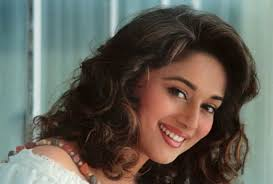
#> input picture Image Operation/Madhuri.jpg, 273 x 184 px
$ python 'Transpose Image.py'
#> lines starting #> are read from the running program, lines starting #| are printed output that depends on the picture
import cv2
import numpy as np
img = cv2.imread('Madhuri.jpg')
#> img is the input picture: shape (184, 273, 3); mean B, G, R 87.5, 96.5, 99.8

cv2.imshow('ORIGIONAL IMAGE', img)
cv2.waitKey(0)

Trans_Img = cv2.transpose(img)
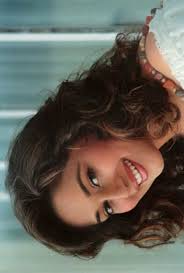
#> Trans_Img: shape (273, 184, 3); mean B, G, R 87.5, 96.5, 99.8
cv2.imshow("Tranpose", Trans_Img)
cv2.waitKey(0)

cv2.destroyAllWindows()

$ run again, with Image Operation/Many_Faces.png saved as Image Operation/Madhuri.jpg
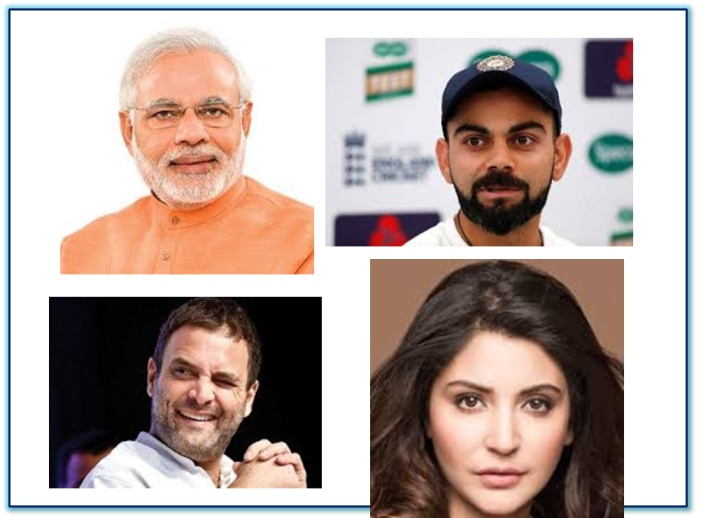
#> input picture Image Operation/Many_Faces.png, 701 x 518 px
#> img is the input picture: shape (518, 701, 3); mean B, G, R 160.8, 166.1, 181
#> `Trans_Img = cv2.transpose(img)`:
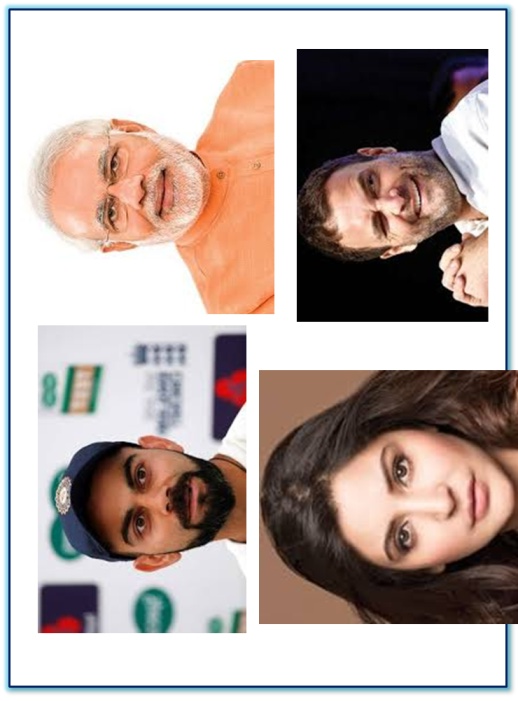
#> Trans_Img: shape (701, 518, 3); mean B, G, R 160.8, 166.1, 181
